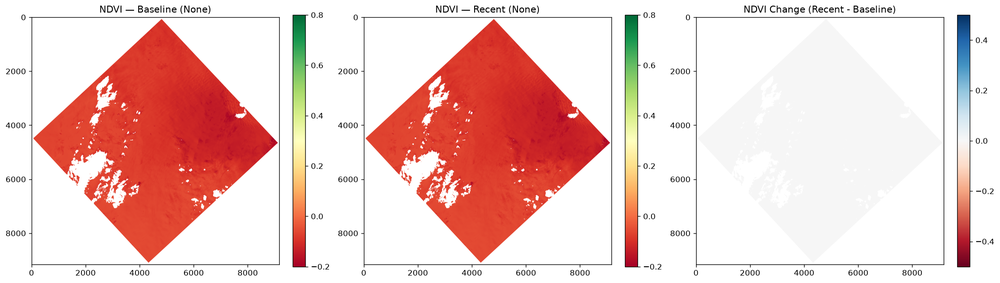
#> input picture notebooks/ghana_ndvi_change.png, 1000 x 283 px, shrunk from 2149 x 609 before the run
$ python -i drift.py   (imports and definitions only)
#> lines starting #> are read from the running program, lines starting #| are printed output that depends on the picture
"""
Model drift detection for production geospatial AI systems (G7).

Monitors:
    - Data distribution shift (input imagery statistics)
    - Prediction distribution shift (output class probabilities)
    - Model performance degradation (mIoU/mAP over time)
    - Spatial distribution shift (which regions are being processed)
"""
from __future__ import annotations
import json, logging, time
from datetime import datetime
from pathlib import Path
from typing import Any, Dict, List, Optional, Tuple, Union
logger = logging.getLogger(__name__)


class DistributionDrift:
    """Detect input data distribution shift using statistical tests.

    Uses the Population Stability Index (PSI) and KL divergence
    to compare reference (training) distribution against production data.
    """

    PSI_THRESHOLDS = {"low": 0.1, "medium": 0.2, "high": 0.25}

    def __init__(self, reference_stats: Optional[Dict] = None,
                 n_bins: int = 10) -> None:
        self.reference_stats = reference_stats
        self.n_bins = n_bins

    # [51 lines left out: functions compute_psi, compute_kl_divergence, fit_reference, not called in this run]

    def detect(self, current_images: List[str]) -> Dict[str, Any]:
        """Detect drift in current production images vs reference."""
        if self.reference_stats is None:
            return {"error": "No reference stats. Call fit_reference() first."}

        try:
            import numpy as np, rasterio
        except ImportError:
            return {"error": "rasterio required"}

        current_values: Dict[str, List] = {}
        for path in current_images[:50]:
            try:
                with rasterio.open(path) as src:
                    data = src.read().astype(np.float32)
                    for b in range(data.shape[0]):
                        key = f"band_{b+1}"
                        current_values.setdefault(key, [])
                        current_values[key].extend(data[b].flatten()[::100].tolist())
            except Exception:
                continue

        drift_report = {}
        overall_drift_score = 0.0
        for band in self.reference_stats:
            if band not in current_values:
                continue
            ref   = np.array(self.reference_stats[band].get("histogram", []))
            curr  = np.array(np.histogram(current_values[band], bins=self.n_bins)[0], dtype=float)

            if ref.sum() > 0 and curr.sum() > 0:
                psi = self.compute_psi(ref, curr)
                kl  = self.compute_kl_divergence(ref + 1e-10, curr + 1e-10)
            else:
                psi, kl = 0.0, 0.0

            level = "none" if psi < 0.1 else "minor" if psi < 0.2 else "major"
            drift_report[band] = {"psi": round(psi, 4), "kl": round(kl, 4), "level": level}
            overall_drift_score += psi

        n_bands = max(len(drift_report), 1)
        overall_psi = overall_drift_score / n_bands
        return {
            "overall_psi": round(overall_psi, 4),
            "drift_level": "none" if overall_psi < 0.1 else "minor" if overall_psi < 0.2 else "major",
            "per_band": drift_report,
            "n_reference": 100,
            "n_current": len(current_images),
            "recommendation": self._recommendation(overall_psi),
        }

    # [7 lines left out: function _recommendation, not called in this run]


class PerformanceDrift:
    """Detect model performance degradation over time (G7).

    Tracks mIoU, F1, and accuracy over rolling windows and
    triggers alerts when performance drops below thresholds.
    """

    # [108 lines left out: functions __init__, _load_history, log, set_baseline, detect, _performance_recommendation and 1 more, not called in this run]


class DriftDetector:
    """Unified drift detector — monitors data + prediction + performance drift."""

    # [44 lines left out: functions __init__, fit, check, save_report, not called in this run]

>>> import cv2
>>> picture = cv2.imread('../../notebooks/ghana_ndvi_change.png', cv2.IMREAD_GRAYSCALE)
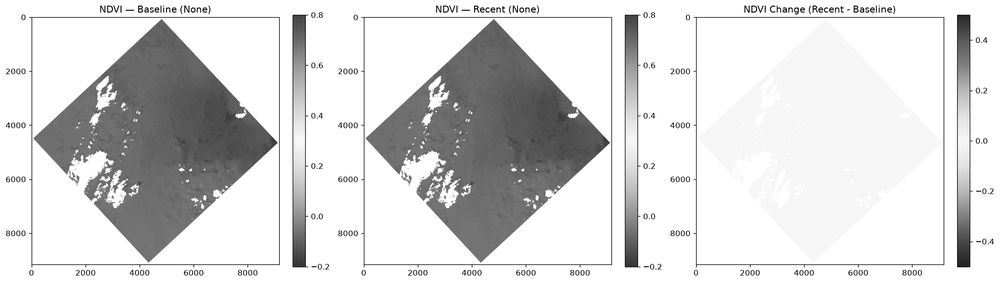
#> picture: shape (283, 1000); min 0, max 255, mean 216.1
>>> result = DistributionDrift().detect(picture)
#> result = 1 item
